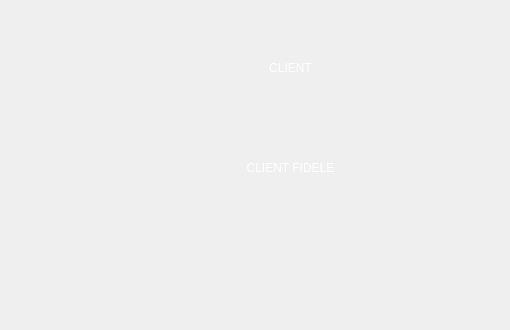
    <widget class="QWidget" name="page_25">
     <widget class="QPushButton" name="pushButton_3">
      <property name="geometry">
       <rect>
        <x>230</x>
        <y>42</y>
        <width>121</width>
        <height>51</height>
       </rect>
      </property>
      <property name="styleSheet">
       <string notr="true">QPushButton {
            color: white;
            border-image: url(:/img/button.png) 3 10 3 10;
	font: 12pt &quot;calibri&quot;;
            border-top: 3px transparent;
            border-bottom: 3px transparent;
            border-right: 10px transparent;
            border-left: 10px transparent;
        }</string>
      </property>
      <property name="text">
       <string>CLIENT</string>
      </property>
     </widget>
     <widget class="QPushButton" name="pushButton_5">
      <property name="geometry">
       <rect>
        <x>230</x>
        <y>142</y>
        <width>121</width>
        <height>51</height>
       </rect>
      </property>
      <property name="styleSheet">
       <string notr="true">QPushButton {
            color: white;
            border-image: url(:/img/button.png) 3 10 3 10;
	font: 12pt &quot;calibri&quot;;
            border-top: 3px transparent;
            border-bottom: 3px transparent;
            border-right: 10px transparent;
            border-left: 10px transparent;
        }</string>
      </property>
      <property name="text">
       <string>CLIENT FIDELE</string>
      </property>
     </widget>
     <widget class="QLabel" name="label_18">
      <property name="geometry">
       <rect>
        <x>-60</x>
        <y>-80</y>
        <width>300</width>
        <height>300</height>
       </rect>
      </property>
      <property name="autoFillBackground">
       <bool>false</bool>
      </property>
      <property name="text">
       <string/>
      </property>
      <property name="pixmap">
       <pixmap resource="image/img.qrc">:/img/client.png</pixmap>
      </property>
     </widget>
     <widget class="QPushButton" name="pushButton_13">
      <property name="geometry">
       <rect>
        <x>380</x>
        <y>240</y>
        <width>121</width>
        <height>81</height>
       </rect>
      </property>
      <property name="styleSheet">
       <string notr="true">QPushButton {
            color: white;
            border-image: url(:/img/gmail.png) 3 10 3 10;
	font: 12pt &quot;calibri&quot;;
            border-top: 3px transparent;
            border-bottom: 3px transparent;
            border-right: 10px transparent;
            border-left: 10px transparent;
        }</string>
      </property>
      <property name="text">
       <string/>
      </property>
     </widget>
     <zorder>label_18</zorder>
     <zorder>pushButton_3</zorder>
     <zorder>pushButton_5</zorder>
     <zorder>pushButton_13</zorder>
    </widget>
